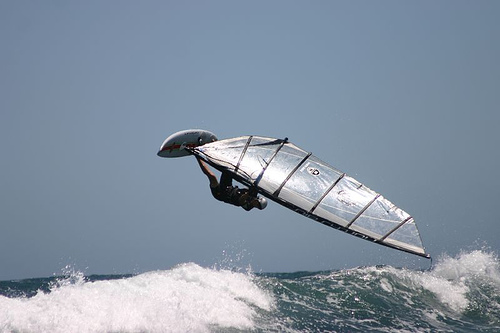
#> input picture demoImage/3.jpg, 500 x 333 px, found by its file name
$ python 3.read_and_write_pixels.py
#> lines starting #> are read from the running program, lines starting #| are printed output that depends on the picture
import cv2 as cv
import os
import matplotlib.pyplot as plt

def readAndWriteSinglePixel():
    imgPath = "OpenCV\\demoImage\\3.jpg"
    img = cv.imread(imgPath)
#> img is the input picture: shape (333, 500, 3); mean B, G, R 161.7, 145.9, 132.1
    imgRGB = cv.cvtColor(img, cv.COLOR_BGR2RGB)


    person = imgRGB[172:210,201:266]
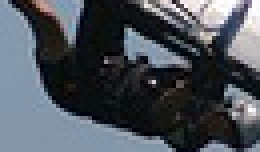
#> person: shape (38, 65, 3) (shown 4 times larger); mean R, G, B 75.5, 81.2, 88.7

    dx = 266 - 201
    dy = 210 - 172

    imgRGB[120:120+dy,320:320+dx] = person
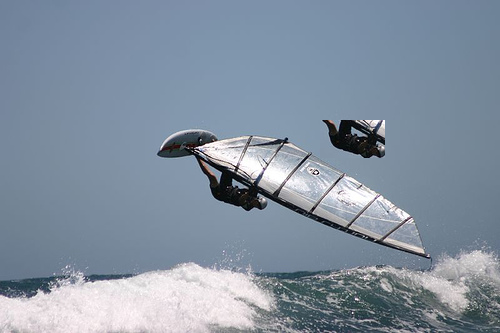
#> imgRGB: shape (333, 500, 3); mean R, G, B 131.3, 144.9, 160.5

    plt.figure()
    plt.imshow(imgRGB)
    plt.show()

if __name__ == "__main__":
    readAndWriteSinglePixel()

$ run again, with demoImage/1.jpg copied over demoImage/3.jpg
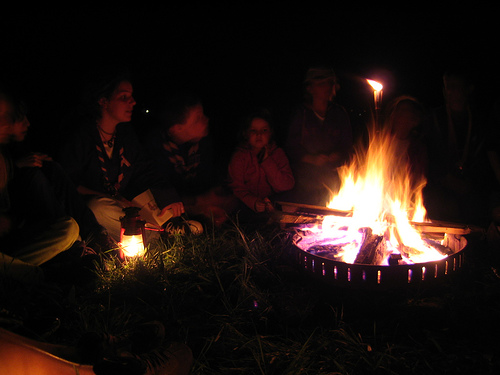
#> input picture demoImage/1.jpg, 500 x 375 px, found by its file name
#> in readAndWriteSinglePixel, img is the input picture: shape (375, 500, 3); mean B, G, R 16.8, 20.2, 30.9
#> in readAndWriteSinglePixel, `person = imgRGB[172:210,201:266]`:
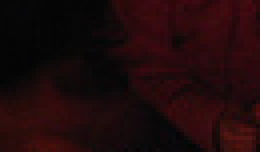
#> person: shape (38, 65, 3) (shown 4 times larger); mean R, G, B 30.4, 9.3, 10.7
#> in readAndWriteSinglePixel, `imgRGB[120:120+dy,320:320+dx] = person`:
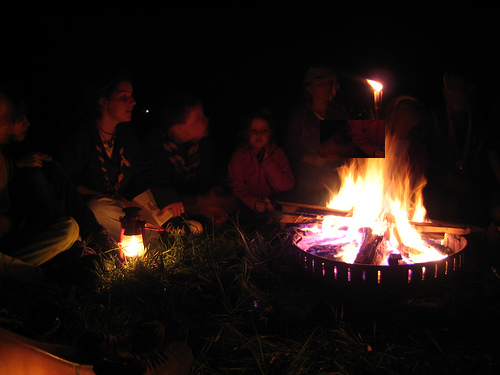
#> imgRGB: shape (375, 500, 3); mean R, G, B 30.4, 19.9, 16.7

$ run again, with demoImage/2.jpg copied over demoImage/3.jpg
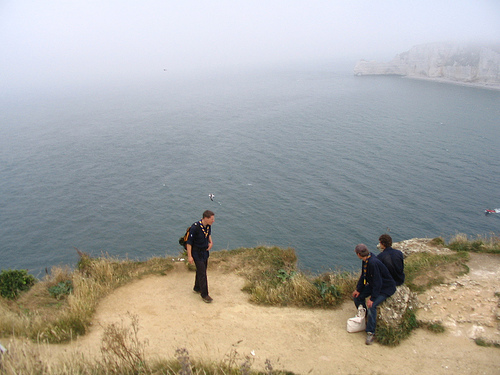
#> input picture demoImage/2.jpg, 500 x 375 px, found by its file name
#> in readAndWriteSinglePixel, img is the input picture: shape (375, 500, 3); mean B, G, R 159.2, 163.8, 164.8
#> in readAndWriteSinglePixel, `person = imgRGB[172:210,201:266]`:
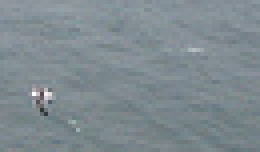
#> person: shape (38, 65, 3) (shown 4 times larger); mean R, G, B 127, 138.3, 144.2

$ run again, with demoImage/4.jpg copied over demoImage/3.jpg
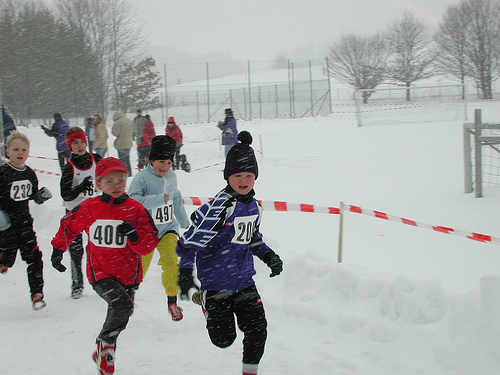
#> input picture demoImage/4.jpg, 500 x 375 px, found by its file name
#> in readAndWriteSinglePixel, img is the input picture: shape (375, 500, 3); mean B, G, R 161.7, 163.1, 162.4
#> in readAndWriteSinglePixel, `person = imgRGB[172:210,201:266]`:
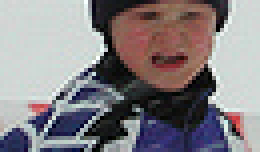
#> person: shape (38, 65, 3) (shown 4 times larger); mean R, G, B 133.7, 128.2, 131.7
#> in readAndWriteSinglePixel, `imgRGB[120:120+dy,320:320+dx] = person`:
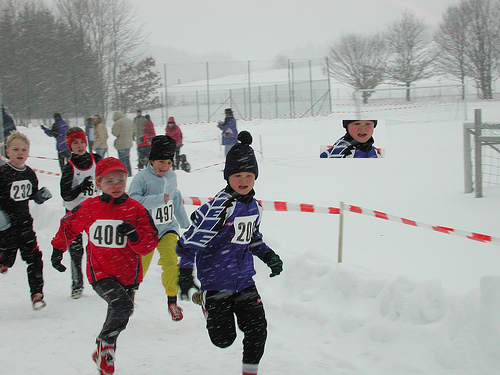
#> imgRGB: shape (375, 500, 3); mean R, G, B 161.5, 162, 160.6
